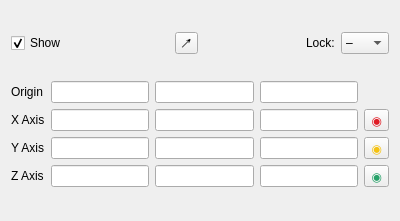
<?xml version="1.0" encoding="UTF-8"?>
<ui version="4.0">
 <class>CoordinateFramePropertyWidget</class>
 <widget class="QWidget" name="CoordinateFramePropertyWidget">
  <property name="geometry">
   <rect>
    <x>0</x>
    <y>0</y>
    <width>400</width>
    <height>221</height>
   </rect>
  </property>
  <property name="windowTitle">
   <string>Form</string>
  </property>
  <layout class="QVBoxLayout" name="verticalLayout">
   <item>
    <layout class="QHBoxLayout" name="horizontalLayout">
     <item>
      <widget class="QCheckBox" name="show3DWidget">
       <property name="toolTip">
        <string>Show the coordinate axes in the 3D render view.</string>
       </property>
       <property name="text">
        <string>Show</string>
       </property>
       <property name="checked">
        <bool>true</bool>
       </property>
      </widget>
     </item>
     <item>
      <spacer name="horizontalSpacer">
       <property name="orientation">
        <enum>Qt::Horizontal</enum>
       </property>
       <property name="sizeHint" stdset="0">
        <size>
         <width>40</width>
         <height>20</height>
        </size>
       </property>
      </spacer>
     </item>
     <item>
      <widget class="QToolButton" name="actionButton">
       <property name="palette">
        <palette>
         <active>
          <colorrole role="HighlightedText">
           <brush brushstyle="SolidPattern">
            <color alpha="255">
             <red>154</red>
             <green>153</green>
             <blue>150</blue>
            </color>
           </brush>
          </colorrole>
         </active>
         <inactive>
          <colorrole role="HighlightedText">
           <brush brushstyle="SolidPattern">
            <color alpha="255">
             <red>154</red>
             <green>153</green>
             <blue>150</blue>
            </color>
           </brush>
          </colorrole>
         </inactive>
         <disabled>
          <colorrole role="HighlightedText">
           <brush brushstyle="SolidPattern">
            <color alpha="255">
             <red>154</red>
             <green>153</green>
             <blue>150</blue>
            </color>
           </brush>
          </colorrole>
         </disabled>
        </palette>
       </property>
       <property name="toolTip">
        <string>&lt;html&gt;&lt;head/&gt;&lt;body&gt;&lt;p&gt;Note: Use 'P' to pick a &amp;quot;Point&amp;quot; on the mesh or 'Ctrl+P' to snap to the closest mesh point. Use 'N' to align a vector with a surface  &amp;quot;Normal&amp;quot; ( 'Ctrl+N' to snap to the closest mesh point's normal), if availiable. Use 'T' ('Ctrl+T') to point an axis &amp;quot;Toward&amp;quot; the clicked point (or its nearest mesh point).&lt;/p&gt;&lt;/body&gt;&lt;/html&gt;</string>
       </property>
       <property name="text">
        <string>↗</string>
       </property>
       <property name="popupMode">
        <enum>QToolButton::InstantPopup</enum>
       </property>
      </widget>
     </item>
     <item>
      <spacer name="horizontalSpacer_2">
       <property name="orientation">
        <enum>Qt::Horizontal</enum>
       </property>
       <property name="sizeHint" stdset="0">
        <size>
         <width>40</width>
         <height>20</height>
        </size>
       </property>
      </spacer>
     </item>
     <item>
      <widget class="QLabel" name="labelLockAxis">
       <property name="text">
        <string>Lock:</string>
       </property>
      </widget>
     </item>
     <item>
      <widget class="QComboBox" name="lockAxis">
       <property name="sizePolicy">
        <sizepolicy hsizetype="Fixed" vsizetype="Fixed">
         <horstretch>0</horstretch>
         <verstretch>0</verstretch>
        </sizepolicy>
       </property>
       <property name="toolTip">
        <string>&lt;html&gt;&lt;head/&gt;&lt;body&gt;&lt;p&gt;Select an axis to lock (or &amp;quot;–&amp;quot; for none). When an axis is locked, editing other axes with the pointer will rotate them around the locked axis. When picking directions with a locked axis, the locked axis will always be modified (rather than the closest axis to the picked direction).&lt;/p&gt;&lt;/body&gt;&lt;/html&gt;</string>
       </property>
       <item>
        <property name="text">
         <string>–</string>
        </property>
       </item>
       <item>
        <property name="text">
         <string>◉X</string>
        </property>
       </item>
       <item>
        <property name="text">
         <string>◉Y</string>
        </property>
       </item>
       <item>
        <property name="text">
         <string>◉Z</string>
        </property>
       </item>
      </widget>
     </item>
    </layout>
   </item>
   <item>
    <layout class="QGridLayout" name="gridLayout">
     <item row="2" column="0">
      <widget class="QLabel" name="labelYAxis">
       <property name="toolTip">
        <string>&lt;html&gt;&lt;head/&gt;&lt;body&gt;&lt;p&gt;Click the button to the right of an axis to normalize manually-entered values to a unit-length vector. The axis values do not auto-update the widget because the normalization required would prevent you from entering a desired direction.&lt;/p&gt;&lt;/body&gt;&lt;/html&gt;</string>
       </property>
       <property name="text">
        <string>Y Axis</string>
       </property>
      </widget>
     </item>
     <item row="0" column="2">
      <widget class="pqDoubleLineEdit" name="originY"/>
     </item>
     <item row="3" column="1">
      <widget class="pqDoubleLineEdit" name="zAxisX"/>
     </item>
     <item row="3" column="3">
      <widget class="pqDoubleLineEdit" name="zAxisZ"/>
     </item>
     <item row="0" column="3">
      <widget class="pqDoubleLineEdit" name="originZ"/>
     </item>
     <item row="0" column="0">
      <widget class="QLabel" name="labelOrigin">
       <property name="text">
        <string>Origin</string>
       </property>
      </widget>
     </item>
     <item row="2" column="1">
      <widget class="pqDoubleLineEdit" name="yAxisX"/>
     </item>
     <item row="1" column="2">
      <widget class="pqDoubleLineEdit" name="xAxisY"/>
     </item>
     <item row="2" column="2">
      <widget class="pqDoubleLineEdit" name="yAxisY"/>
     </item>
     <item row="2" column="3">
      <widget class="pqDoubleLineEdit" name="yAxisZ"/>
     </item>
     <item row="3" column="2">
      <widget class="pqDoubleLineEdit" name="zAxisY"/>
     </item>
     <item row="0" column="1">
      <widget class="pqDoubleLineEdit" name="originX"/>
     </item>
     <item row="1" column="3">
      <widget class="pqDoubleLineEdit" name="xAxisZ"/>
     </item>
     <item row="1" column="0">
      <widget class="QLabel" name="labelXAxis">
       <property name="toolTip">
        <string>&lt;html&gt;&lt;head/&gt;&lt;body&gt;&lt;p&gt;Click the button to the right of an axis to normalize manually-entered values to a unit-length vector. The axis values do not auto-update the widget because the normalization required would prevent you from entering a desired direction.&lt;/p&gt;&lt;/body&gt;&lt;/html&gt;</string>
       </property>
       <property name="text">
        <string>X Axis</string>
       </property>
      </widget>
     </item>
     <item row="3" column="0">
      <widget class="QLabel" name="labelZAxis">
       <property name="toolTip">
        <string>&lt;html&gt;&lt;head/&gt;&lt;body&gt;&lt;p&gt;Click the button to the right of an axis to normalize manually-entered values to a unit-length vector. The axis values do not auto-update the widget because the normalization required would prevent you from entering a desired direction.&lt;/p&gt;&lt;/body&gt;&lt;/html&gt;</string>
       </property>
       <property name="text">
        <string>Z Axis</string>
       </property>
      </widget>
     </item>
     <item row="1" column="1">
      <widget class="pqDoubleLineEdit" name="xAxisX"/>
     </item>
     <item row="1" column="4">
      <widget class="QToolButton" name="acceptXAxis">
       <property name="palette">
        <palette>
         <active>
          <colorrole role="ButtonText">
           <brush brushstyle="SolidPattern">
            <color alpha="255">
             <red>224</red>
             <green>27</green>
             <blue>36</blue>
            </color>
           </brush>
          </colorrole>
          <colorrole role="HighlightedText">
           <brush brushstyle="SolidPattern">
            <color alpha="255">
             <red>223</red>
             <green>169</green>
             <blue>171</blue>
            </color>
           </brush>
          </colorrole>
         </active>
         <inactive>
          <colorrole role="ButtonText">
           <brush brushstyle="SolidPattern">
            <color alpha="255">
             <red>224</red>
             <green>27</green>
             <blue>36</blue>
            </color>
           </brush>
          </colorrole>
          <colorrole role="HighlightedText">
           <brush brushstyle="SolidPattern">
            <color alpha="255">
             <red>223</red>
             <green>169</green>
             <blue>171</blue>
            </color>
           </brush>
          </colorrole>
         </inactive>
         <disabled>
          <colorrole role="ButtonText">
           <brush brushstyle="SolidPattern">
            <color alpha="255">
             <red>146</red>
             <green>149</green>
             <blue>149</blue>
            </color>
           </brush>
          </colorrole>
          <colorrole role="HighlightedText">
           <brush brushstyle="SolidPattern">
            <color alpha="255">
             <red>223</red>
             <green>169</green>
             <blue>171</blue>
            </color>
           </brush>
          </colorrole>
         </disabled>
        </palette>
       </property>
       <property name="toolTip">
        <string>Normalize to unit length and set the X axis to point this direction.</string>
       </property>
       <property name="text">
        <string>◉</string>
       </property>
       <property name="arrowType">
        <enum>Qt::NoArrow</enum>
       </property>
      </widget>
     </item>
     <item row="2" column="4">
      <widget class="QToolButton" name="acceptYAxis">
       <property name="palette">
        <palette>
         <active>
          <colorrole role="ButtonText">
           <brush brushstyle="SolidPattern">
            <color alpha="255">
             <red>245</red>
             <green>194</green>
             <blue>17</blue>
            </color>
           </brush>
          </colorrole>
          <colorrole role="HighlightedText">
           <brush brushstyle="SolidPattern">
            <color alpha="255">
             <red>245</red>
             <green>230</green>
             <blue>180</blue>
            </color>
           </brush>
          </colorrole>
         </active>
         <inactive>
          <colorrole role="ButtonText">
           <brush brushstyle="SolidPattern">
            <color alpha="255">
             <red>245</red>
             <green>194</green>
             <blue>17</blue>
            </color>
           </brush>
          </colorrole>
          <colorrole role="HighlightedText">
           <brush brushstyle="SolidPattern">
            <color alpha="255">
             <red>245</red>
             <green>230</green>
             <blue>180</blue>
            </color>
           </brush>
          </colorrole>
         </inactive>
         <disabled>
          <colorrole role="ButtonText">
           <brush brushstyle="SolidPattern">
            <color alpha="255">
             <red>146</red>
             <green>149</green>
             <blue>149</blue>
            </color>
           </brush>
          </colorrole>
          <colorrole role="HighlightedText">
           <brush brushstyle="SolidPattern">
            <color alpha="255">
             <red>245</red>
             <green>230</green>
             <blue>180</blue>
            </color>
           </brush>
          </colorrole>
         </disabled>
        </palette>
       </property>
       <property name="toolTip">
        <string>Normalize to unit length and set the Y axis to point this direction.</string>
       </property>
       <property name="text">
        <string>◉</string>
       </property>
      </widget>
     </item>
     <item row="3" column="4">
      <widget class="QToolButton" name="acceptZAxis">
       <property name="palette">
        <palette>
         <active>
          <colorrole role="ButtonText">
           <brush brushstyle="SolidPattern">
            <color alpha="255">
             <red>38</red>
             <green>162</green>
             <blue>105</blue>
            </color>
           </brush>
          </colorrole>
          <colorrole role="HighlightedText">
           <brush brushstyle="SolidPattern">
            <color alpha="255">
             <red>185</red>
             <green>227</green>
             <blue>208</blue>
            </color>
           </brush>
          </colorrole>
         </active>
         <inactive>
          <colorrole role="ButtonText">
           <brush brushstyle="SolidPattern">
            <color alpha="255">
             <red>38</red>
             <green>162</green>
             <blue>105</blue>
            </color>
           </brush>
          </colorrole>
          <colorrole role="HighlightedText">
           <brush brushstyle="SolidPattern">
            <color alpha="255">
             <red>185</red>
             <green>227</green>
             <blue>208</blue>
            </color>
           </brush>
          </colorrole>
         </inactive>
         <disabled>
          <colorrole role="ButtonText">
           <brush brushstyle="SolidPattern">
            <color alpha="255">
             <red>146</red>
             <green>149</green>
             <blue>149</blue>
            </color>
           </brush>
          </colorrole>
          <colorrole role="HighlightedText">
           <brush brushstyle="SolidPattern">
            <color alpha="255">
             <red>185</red>
             <green>227</green>
             <blue>208</blue>
            </color>
           </brush>
          </colorrole>
         </disabled>
        </palette>
       </property>
       <property name="toolTip">
        <string>Normalize to unit length and set the Z axis to point this direction.</string>
       </property>
       <property name="text">
        <string>◉</string>
       </property>
      </widget>
     </item>
    </layout>
   </item>
  </layout>
  <action name="actionAxisAlignWorld">
   <property name="text">
    <string>Align axes to world axes</string>
   </property>
   <property name="toolTip">
    <string>Click to reset the coordinate frame axes to the world X, Y, and Z axes.</string>
   </property>
  </action>
  <action name="actionAlignToCameraIn">
   <property name="text">
    <string>Align to Camera (In ⨂)</string>
   </property>
   <property name="toolTip">
    <string>Align the locked (or nearest otherwise) axis to the camera normal, pointing into the screen.</string>
   </property>
  </action>
  <action name="actionAlignToCameraOut">
   <property name="text">
    <string>Align to Camera (Out ⨀)</string>
   </property>
   <property name="toolTip">
    <string>Align the locked (or nearest otherwise) axis to the camera normal, pointing out of the screen.</string>
   </property>
  </action>
  <action name="actionRecenterOnBounds">
   <property name="text">
    <string>Recenter On Bounds</string>
   </property>
   <property name="toolTip">
    <string>Reset the origin of the frame to the center of the associated object's bounds and align the axes with the object's principal axes.</string>
   </property>
  </action>
  <action name="actionUpdateToUserEntry">
   <property name="text">
    <string>Update with entered values</string>
   </property>
   <property name="toolTip">
    <string>Normalize the values to the left and apply them to the axis.</string>
   </property>
  </action>
  <action name="actionAlignToWorldX">
   <property name="text">
    <string>Align to world X</string>
   </property>
   <property name="toolTip">
    <string>Align to the world coordinate X axis.</string>
   </property>
  </action>
  <action name="actionAlignToWorldY">
   <property name="text">
    <string>Align to world Y</string>
   </property>
   <property name="toolTip">
    <string>Align to the world coordinate Y axis.</string>
   </property>
  </action>
  <action name="actionAlignToWorldZ">
   <property name="text">
    <string>Align to world Z</string>
   </property>
   <property name="toolTip">
    <string>Align to the world coordinate Z axis.</string>
   </property>
  </action>
  <action name="actionAlignCameraToAxis">
   <property name="text">
    <string>Make camera normal to axis</string>
   </property>
   <property name="toolTip">
    <string>Align the camera looking down the locked or nearest axis toward the origin.</string>
   </property>
  </action>
 </widget>
 <customwidgets>
  <customwidget>
   <class>pqDoubleLineEdit</class>
   <extends>QLineEdit</extends>
   <header>pqDoubleLineEdit.h</header>
  </customwidget>
 </customwidgets>
 <tabstops>
  <tabstop>show3DWidget</tabstop>
  <tabstop>actionButton</tabstop>
  <tabstop>lockAxis</tabstop>
  <tabstop>originX</tabstop>
  <tabstop>originY</tabstop>
  <tabstop>originZ</tabstop>
  <tabstop>xAxisX</tabstop>
  <tabstop>xAxisY</tabstop>
  <tabstop>xAxisZ</tabstop>
  <tabstop>acceptXAxis</tabstop>
  <tabstop>yAxisX</tabstop>
  <tabstop>yAxisY</tabstop>
  <tabstop>yAxisZ</tabstop>
  <tabstop>acceptYAxis</tabstop>
  <tabstop>zAxisX</tabstop>
  <tabstop>zAxisY</tabstop>
  <tabstop>zAxisZ</tabstop>
  <tabstop>acceptZAxis</tabstop>
 </tabstops>
 <resources/>
 <connections/>
</ui>
